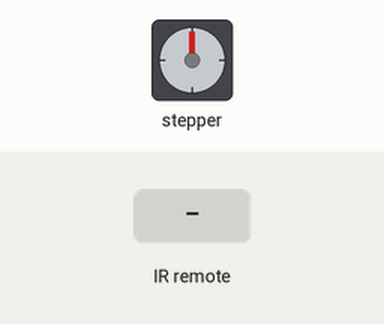
A sketch run on a simulated Arduino Uno, built with avr-gcc and run on an emulated ATmega328P. Parts: stepper motor. Inputs (shaded band) come from the test bench. Stepper angles assume 2048 steps per turn.

Above: at 1.2 s.
1.3 s: infrared code 0xB946FF00 received
At 1.75 s:
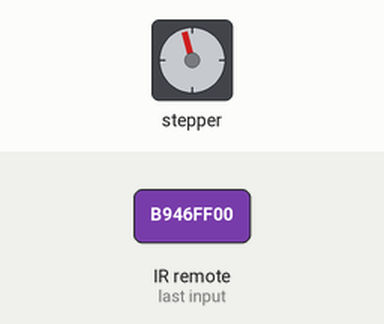
At 2.35 s:
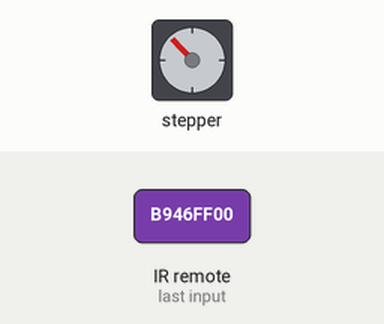
10.3 s: infrared code 0xEA15FF00 received
At 11.21 s:
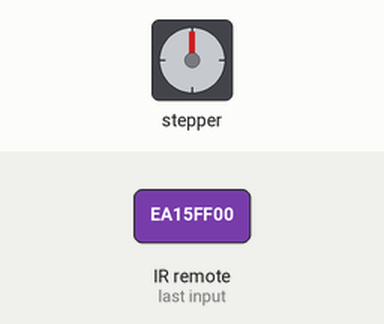
Timing chart, 0 to 19.3 s (numbered marks = the images above; inputs shaded):
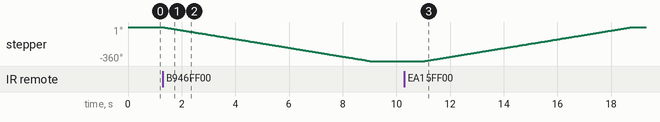

The sketch:

Stepper_Motor-w-IR-Remote_CODE.ino
```cpp
// date: 7/9/2026
// Stepper Motor With Remote by: Arz0n

//Libraries
#include "Stepper.h"
#include "IRremote.h"

#define STEPS 32   // Number of steps per revolution of Internal shaft
int  StepstoTake;  // Initialize the variable StepstoTake
int receiver = 12; // Signal Pin of IR receiver to Arduino Digital Pin 12

Stepper myStepper(STEPS, 8, 10, 9, 11);
IRrecv irrecv(receiver);
uint32_t last_decodedRawData = 0;//variable used to store the last decodedRawData
void setup()
{
    irrecv.enableIRIn(); // Start the receiver
}

void loop()
{
  if (irrecv.decode())
  {
    if (irrecv.decodedIRData.flags)
    {
      //set the current decodedRawData to the last decodedRawData
      irrecv.decodedIRData.decodedRawData = last_decodedRawData;
    }
    switch (irrecv.decodedIRData.decodedRawData)
    {

      case 0xB946FF00: // If VOL+ button pressed
        myStepper.setSpeed(500); //Max seems to be 500
        StepstoTake  =  -2048;  // Rotate Stepper Motor 2048 steps to the left
        myStepper.step(StepstoTake);
        delay(2000);
        break;

      case 0xEA15FF00: // If VOL- button pressed
        myStepper.setSpeed(500);
        StepstoTake  =  2048;  // Rotate Stepper Motor 2048 steps
        myStepper.step(StepstoTake);
        delay(2000);
        break;

    }
    //store the last decodedRawData
    last_decodedRawData = irrecv.decodedIRData.decodedRawData;
    irrecv.resume(); // receive the next value
    digitalWrite(8, LOW);
    digitalWrite(9, LOW);
    digitalWrite(10, LOW);
    digitalWrite(11, LOW);
  }

}

//code inspired from the elegoo super starter kit
```

Measured:
- after the input at 1.3 s, stepper: turns 360° counter-clockwise in 7.7 s, starting at once
- after the input at 10.3 s, stepper: turns 360° clockwise in 7.7 s, starting after 0.76 s
